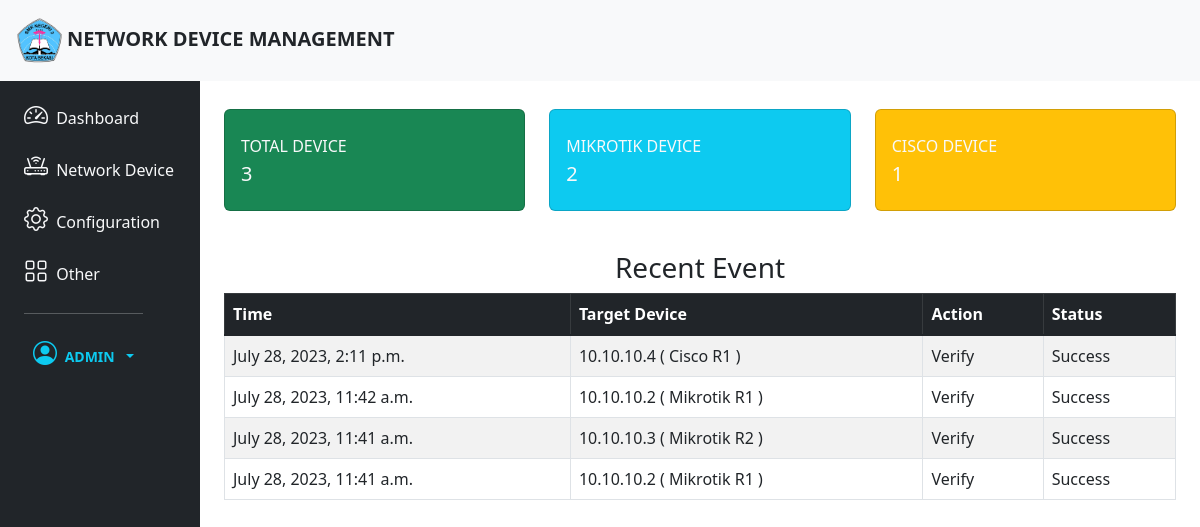
Page / (signed in) on the earlier database version.
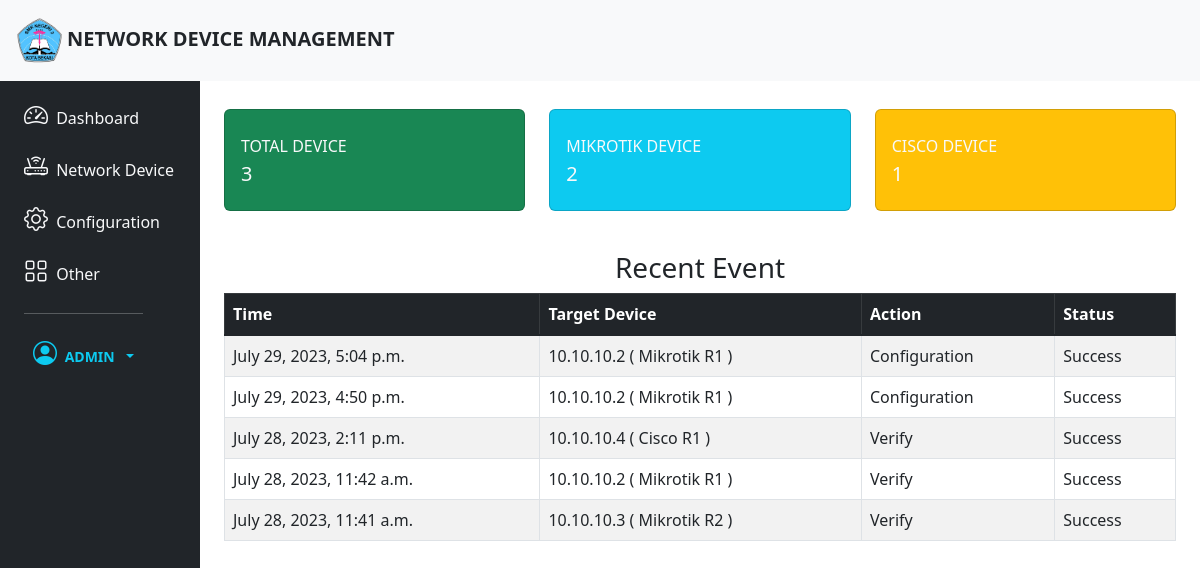
Same page on the later database version.
### NetworkManager/models.py (models this page shows, shortened)
class Log(models.Model):
    target = models.CharField(max_length=255)
    action = models.CharField(max_length=255)
    status = models.CharField(max_length=255)
    time = models.DateTimeField(null=True)
    message = models.CharField(max_length=255, blank=True)

### NetworkManager/views.py (the view)
# urls.py: 2. Add a URL to urlpatterns:  path('', views.home, name='home')
@login_required
def home(request):
    all_devices = Device.objects.all()
    cisco_device = Device.objects.filter(vendor='cisco')
    mikrotik_device = Device.objects.filter(vendor='mikrotik')
    recent_event = Log.objects.all().order_by("-id")[:5]
    context = {
        'total_devices': len(all_devices),
        'cisco_device': len(cisco_device),
        'mikrotik_device': len(mikrotik_device),
        'recent_event': recent_event
    }
    return render(request, 'home.html', context)

### templates/home.html
{% extends 'base.html' %}
{% block content %}
<div class="col py-1">
    <div class="container">
        <div class="row">
            <div class="col-xl-4 col-md-4">
                <div class="card bg-success h-10 py-2 my-4">
                    <a href="{% url 'devices' %}" style="text-decoration:none;">
                        <div class="card-body">
                            <div class="row align-items-center">
                                <div class="text-xs text-light text-uppercase mb-1">Total Device
                                </div>
                                <div class="h5 mb-0 font-weight-bold text-light">{{ total_devices }}</div>
                            </div>
                        </div>
                    </a>
                </div>
            </div>
            <div class="col-xl-4 col-md-4">
                <div class="card bg-info h-10 py-2 my-4">
                    <a href="{% url 'devices' %}" style="text-decoration:none;">
                        <div class="card-body">
                            <div class="row align-items-center">
                                <div class="text-xs text-light text-uppercase mb-1">Mikrotik Device
                                </div>
                                <div class="h5 mb-0 font-weight-bold text-light">{{ mikrotik_device }}</div>
                            </div>
                        </div>
                    </a>
                </div>
            </div>
            <div class="col-xl-4 col-md-4">
                <div class="card bg-warning h-10 py-2 my-4">
                    <a href="{% url 'devices' %}" style="text-decoration:none;">
                        <div class="card-body">
                            <div class="row align-items-center">
                                <div class="text-xs text-light text-uppercase mb-1">Cisco Device
                                </div>
                                <div class="h5 mb-0 font-weight-bold text-light">{{ cisco_device }}</div>
                            </div>
                        </div>
                    </a>
                </div>
            </div>
        </div>
        <div class="row">
            <h3 class="text-center mt-3">Recent Event</h3>
            <div class="container table-responsive" >
                <table class="table table-striped table-bordered table-hover">
                    <thead class="table-dark">
                        <tr>
                            <th scope="col">Time</th>
                            <th scope="col">Target Device</th>
                            <th scope="col">Action</th>
                            <th scope="col">Status</th>
                        </tr>
                    </thead>
                    <tbody class="table-group-divider">
                        {% for log in recent_event %}
                        <tr>
                            <td>{{log.time}}</td>
                            <td>{{log.target}}</td>
                            <td>{{log.action}}</td>
                            <td>{{log.status}}</td>
                        </tr>
                        {% endfor %}
                    </tbody>
                </table>
            </div>
        </div>
    </div>
</div>
{% endblock content %}

Differences in the rows shown:
no longer on this page (row unchanged): Log: time "July 28, 2023, 11:41 a.m.", target "10.10.10.2 ( Mikrotik R1 )", action "Verify", status "Success"
added Log: time "July 29, 2023, 5:04 p.m.", target "10.10.10.2 ( Mikrotik R1 )", action "Configuration", status "Success"
added Log: time "July 29, 2023, 4:50 p.m.", target "10.10.10.2 ( Mikrotik R1 )", action "Configuration", status "Success"
